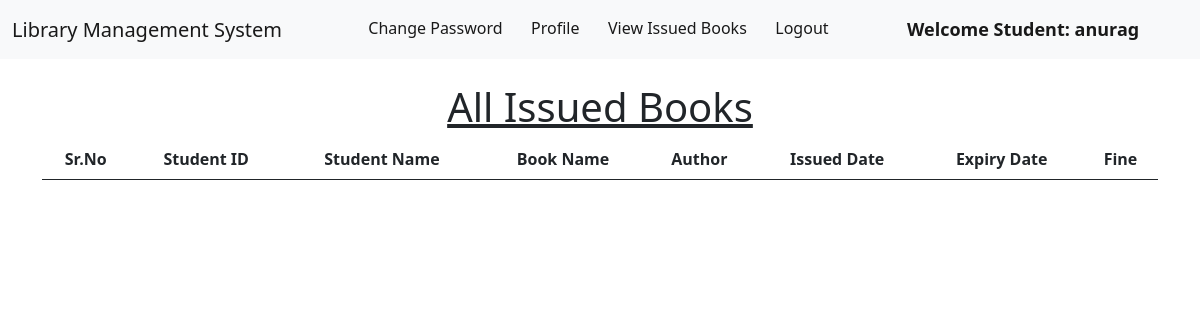
Page /student_issued_books/ (signed in) on the earlier database version.
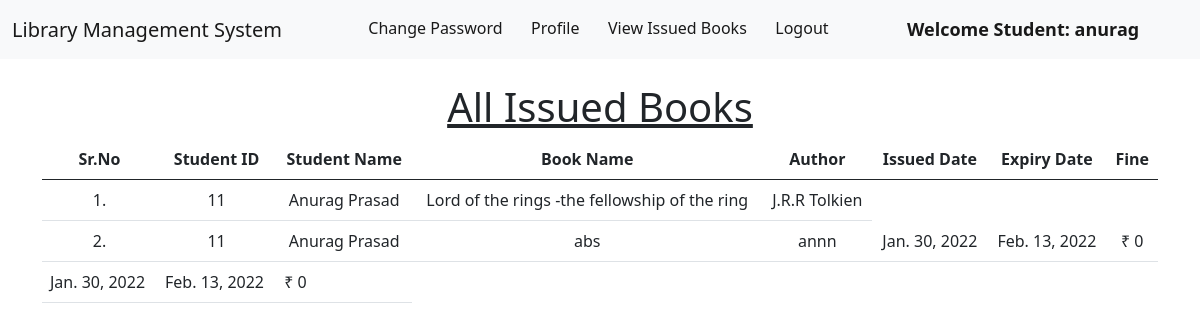
Same page on the later database version.
### library/models.py (models this page shows, shortened)
class Book(models.Model):
    name = models.CharField(max_length=200)
    author = models.CharField(max_length=200)
    isbn = models.PositiveIntegerField()
    category = models.CharField(max_length=50)

class IssuedBook(models.Model):
    student_id = models.CharField(max_length=100, blank=True)
    isbn = models.CharField(max_length=13)
    issued_date = models.DateField(auto_now=True)
    expiry_date = models.DateField(default=expiry)

### library/views.py (the view)
# urls.py: path("student_issued_books/", views.student_issued_books, name="student_issued_books"),
@login_required(login_url = '/student_login')
def student_issued_books(request):
    student = Student.objects.filter(user_id=request.user.id)
    issuedBooks = IssuedBook.objects.filter(student_id=request.user.id)
    li1 = []
    li2 = []
    for i in issuedBooks:
        books = Book.objects.filter(isbn=i.isbn)
        for book in books:
            t=(request.user.id, request.user.get_full_name, book.name,book.author)
            li1.append(t)
        days=(date.today()-i.issued_date)
        d=days.days
        fine=0
        if d>15:
            day=d-14
            fine=day*5
        t=(issuedBooks[0].issued_date, issuedBooks[0].expiry_date, fine)
        li2.append(t)
    return render(request,'student_issued_books.html',{'li1':li1, 'li2':li2})

### library/templates/student_issued_books.html (shortened to what this page needs)
{% extends 'student_navbar.html' %}
{% load static %}
{% block body %}
<div class="container mt-4">
    <h1 class="text-center"><u>All Issued Books</u></h1>
    <table class="table table-hover" id="example">
        <thead>
            <tr class="text-center">
                <th>Sr.No</th>
                <th>Student ID</th>
                <th>Student Name</th>
                <th>Book Name</th>
                <th>Author</th>
                <th>Issued Date</th>
                <th>Expiry Date</th>
                <th>Fine</th>
            </tr>
        </thead>
        <tbody>
            {% for i in li1 %}
            <tr class="text-center">
                <td>{{forloop.counter}}.</td>
                <td>{{i.0}}</td>
                <td>{{i.1}}</td>
                <td>{{i.2}}</td>
                <td>{{i.3}}</td>
                {% endfor %}
                {% for i in li2 %}
                <td>{{i.0}}</td>
                <td>{{i.1}}</td>
                <td>₹ {{i.2}}</td>
            </tr>
            {% endfor %}
        </tbody>
    </table>
    </div>
{% endblock %}

### library/templates/student_navbar.html (shortened to what this page needs)
<!doctype html>
<html lang="en">
  <head>
    <link href="https://cdn.jsdelivr.net/npm/bootstrap@5.1.0/dist/css/bootstrap.min.css" rel="stylesheet">
    <link rel="stylesheet" href="https://cdn.datatables.net/1.10.25/css/jquery.dataTables.min.css">
    <link rel="stylesheet" href="https://cdn.datatables.net/buttons/1.7.1/css/buttons.dataTables.min.css">
  </head>
  <body>
    <nav class="navbar navbar-expand-lg navbar-light bg-light sticky-top">
        <div class="container-fluid">
          <a class="navbar-brand" href="#">Library Management System</a>
          <div class="collapse navbar-collapse" id="navbarSupportedContent">
            <ul class="navbar-nav me-auto mb-2 mb-lg-0">
              <li class="nav-item">
                <a class="nav-link active" aria-current="page" href="/change_password/">Change Password</a>
              </li>
              <li class="nav-item">
                <a class="nav-link active" aria-current="page" href="/profile/">Profile</a>
              </li>
              <li class="nav-item">
                <a class="nav-link active" aria-current="page" href="/student_issued_books/">View Issued Books</a>
              </li>
              <li class="nav-item">
                <a class="nav-link active" aria-current="page" href="/logout/">Logout</a>
              </li>
              <li class="nav-item">
                <a style="font-weight:600; font-family:'Segoe UI', Tahoma, Geneva, Verdana, sans-serif; font-size: large;" class="nav-link active" href="#">Welcome Student: {{request.user}}</a>
              </li>
            </ul>
          </div>
        </div>
      </nav>
      {% block body %}
      {% endblock %}
  </body>
</html>

Differences in the rows shown:
now on this page (row unchanged): Book: name "Lord of the rings -the fellowship of the ring", author "J.R.R Tolkien"
added Book: name "abs", author "annn"
added IssuedBook: issued_date "Jan. 30, 2022" "Jan. 30, 2022", expiry_date "Feb. 13, 2022" "Feb. 13, 2022"
Other differences:
new list line: "1 . 11"
new list line: "Anurag Prasad"
new list line: "2 . 11"
new list line: "₹ 0"
